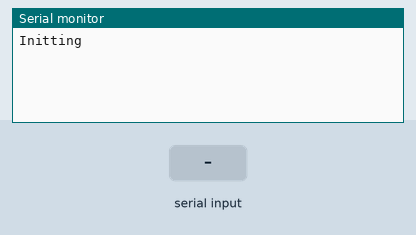
This sketch was run on a simulated Arduino Uno, built with avr-gcc and run on an emulated ATmega328P. Shown: the last lines printed to the serial monitor. Inputs (shaded band) come from the test bench.

Above: at 1.2 s.
1.3 s: "1" received over the second serial link
At 2.5 s:
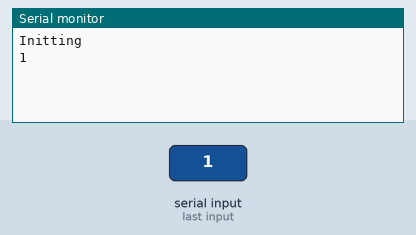
2.8 s: "0" received over the second serial link
At 3.6 s:
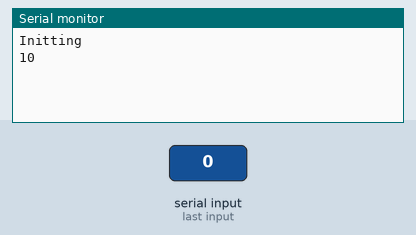

Measured:
- after the input at 1.3 s, the serial monitor: prints a new line at once (image 1)
- after the input at 2.8 s, the serial monitor: prints a new line at once (image 2)

The sketch:

HC-05_FC114_test_code.ino
```cpp
// NOTE
// Hold down the reset button when sending commands in AT mode
// AT+PSWD="0000"
// AT+NAME="my-name"
//*********************************************************************************
#include <SoftwareSerial.h>//include library code
//*********************************************************************************
SoftwareSerial BTserial(8,9); // RX | TX
// Connect the HC-05 TX to the Arduino RX on pin 2.
// Connect the HC-05 RX to the Arduino TX on pin 3 through a voltage divider.
//*********************************************************************************
void setup()
{
    Serial.begin(9600);//initialize serial communication at 9600 bps
    BTserial.begin(38400);  //It can also be configured to have different baud rates:9600,
    //19200,38400 etc. By default the baud rate is 38400. If 38400 doesn't work try different baud rate
    Serial.println("Initting");
}
void loop()
{
    // Read from the Bluetooth module and send to the Arduino Serial Monitor
    if (BTserial.available())
        {
            Serial.write(BTserial.read());
        }
    // Read from the Arduino Serial Monitor and send to the Bluetooth module
    if (Serial.available())
        {
            BTserial.write(Serial.read());
        }
}
```
